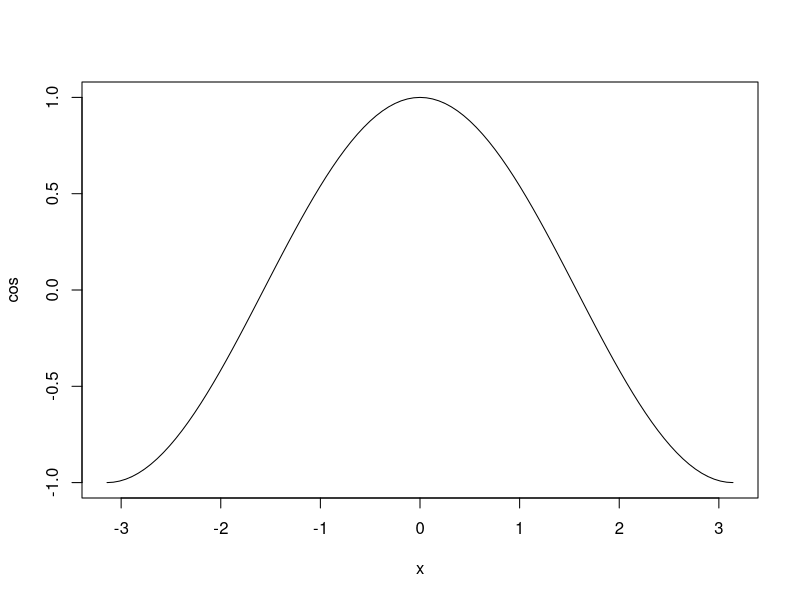
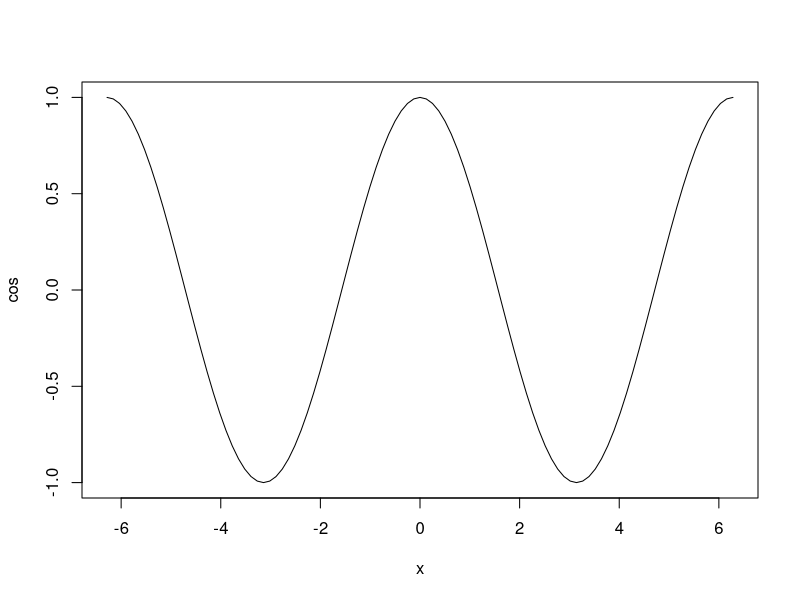
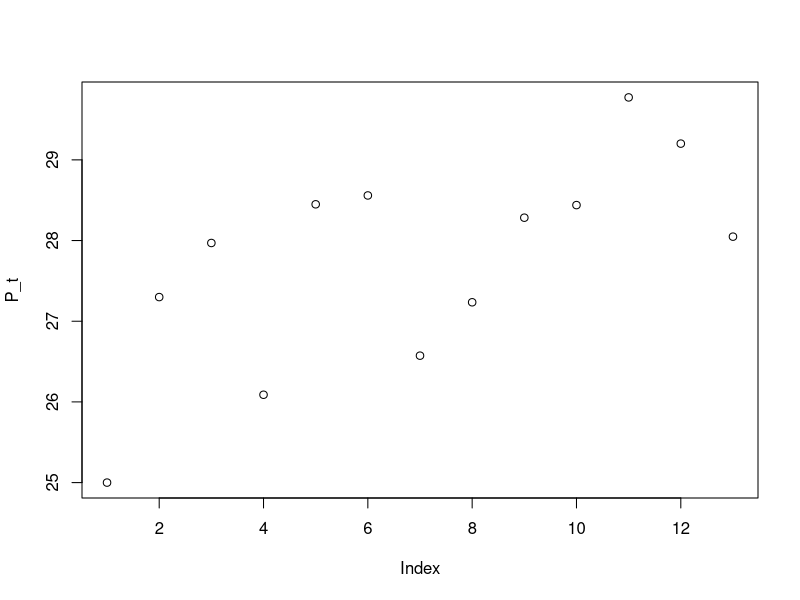

The R script that drew these images, in order: (Note: this script raises an error after producing the figures.)
## ---- chunk 1
x <- 20
if (x>0) {paste(x,"es positivo")}
## ---- chunk 2
y <- -15
if (y>0) {paste(y, "es positivo")}
if (y==0) {paste(y,"es cero")}
if (y<0) {paste(y, "es negativo")}
## ---- chunk 3
y <- -15
if (y>0){
    paste(y, "es positivo")
}else if (y==0){
    paste(y, "es cero")
}else {paste(y, "es negativo")}
## ---- chunk 4
Sector_Emisor <- "Industria_Textil"
Vencimiento <- 5

if ( (Sector_Emisor=="Gobierno") | (Sector_Emisor=="GOBIERNO")){
    if(Vencimiento<=1){
        Clasif_Bono <- "GOB_CORTO"
    }else if (Vencimiento<=3){
        Clasif_Bono <- "GOB_MEDIO"
    }else{Clasif_Bono <- "GOB_LARGO"}
}else if ((Sector_Emisor=="Financiero") | (Sector_Emisor=="FINANCIERO")){
        if(Vencimiento<=1){
            Clasif_Bono <- "FIN_CORTO"
        }else if(Vencimiento>=3){
            Clasif_Bono <- "FIN_MEDIO"
        }else{Clasif_Bono <- "FIN_LARGO"}
}else {
        if(Vencimiento<=1){
            Clasif_Bono <- "NOFIN_CORTO"
        }else if (Vencimiento<=3){
            Clasif_Bono <- "NOFIN_MEDIO"
        }else{Clasif_Bono <- "NOFIN_LARGO"}
}
Clasif_Bono

## ---- chunk 5
m <- 15
cociente <- floor(m/4)
if(m%%4 ==0){
    paste(m,"es de la forma 4k, con k=", cociente)
}else if(m%%4==1){
    paste(m,"es de la fomra 4k+1, con k=", cociente)
}else if(m%%4==2){
    paste(m,"es de la forma 4k+2, con k=", cociente)
}else {paste(m,"es de la forma 4k+3,con k=", cociente)}
## ---- chunk 6
switch(1,"Madrid","Barcelona","Valencia")
switch(3,"Madrid","Barcelona","Valencia")
switch(0,"Madrid","Barcelona","Valencia")
switch("tres",uno="1",dos="2",tres="3")
switch("siete",uno="1",dos="2",tres="3","Otro")
## ---- chunk 7
Identif_seguro <- 3
switch(Identif_seguro,
        {TIPO_SEGURO <- "Hogar"},
        {TIPO_SEGURO <- "Autos"},
        {TIPO_SEGURO <- "Vida"})
TIPO_SEGURO
## ---- chunk 8
m <- 9
cociente <- floor(m/4)
resto <- m%%4
switch(resto,
        {paste(m,"es de la forma 4k+1, con k =", cociente)},
        {paste(m,"es de la forma 4k+2, con k =", cociente)},
        {paste(m,"es de la forma 4k+3, con k =", cociente)},
        paste(m,"es de la forma 4k, con k =", cociente) )
## ---- chunk 9
m <- 12
cociente <- floor(m/4)
resto <- as.character(m%%4)
switch(resto,
        "1" = {paste(m,"es de la forma 4k+1, con k =", cociente)},
        "2" = {paste(m,"es de la forma 4k+2, con k =", cociente)},
        "3" = {paste(m,"es de la forma 4k+3, con k =", cociente)},
        paste(m,"es de la forma 4k, con k =", cociente) )
## ---- chunk 10
EDAD_ASEGURADO <- 35

if (EDAD_ASEGURADO < 25){
	RIESGO_ASEGURADO <- "Alto"; RIESGO_ASEGURADO
} else if (EDAD_ASEGURADO > 70) {
	RIESGO_ASEGURADO <- "Medio"; RIESGO_ASEGURADO
} else {RIESGO_ASEGURADO <- "Bajo"; RIESGO_ASEGURADO}
## ---- chunk 11
EDAD_ASEGURADO <- 18
SEXO_ASEGURADO <- "M"

if (EDAD_ASEGURADO < 25){
	RIESGO_ASEGURADO <- "Alto"
	if (SEXO_ASEGURADO == "M") {RIESGO_ASEGURADO <- "Medio"}	
	RIESGO_ASEGURADO
} else if (EDAD_ASEGURADO > 70) {
	RIESGO_ASEGURADO <- "Medio"
	if (SEXO_ASEGURADO == "M") {RIESGO_ASEGURADO <- "Bajo"}	
	RIESGO_ASEGURADO
} else {RIESGO_ASEGURADO <- "Bajo"; RIESGO_ASEGURADO}
## ---- chunk 12
Strike <- 7.19
Prima <- 1
PyG <- 0

Cotiz_Telef_28_09_2018 <- 8.19

if(Cotiz_Telef_28_09_2018 <= Strike){
		PyG <- -Prima; PyG
} else {PyG <- Cotiz_Telef_28_09_2018 - (Strike + Prima); PyG}



#Observación: Para R, debido a la aritmética de punto flotante que emplea para representar
#números reales, sucede que
sqrt(2)^2 == 2				#Arroja FALSE

#En tal caso es preferible hacer:
all.equal(sqrt(2)^2, 2)		#Devuelve TRUE

#En consecuencia,
all.equal(0, PyG)
## ---- chunk 13
for(i in 1:10) {print(paste("Caso",toString(i)))}
for(j in c("Madrid","Valencia","Barcelona")) {print(j)}
suma <-0; for(i in 1:100) {suma <- suma + i}; suma
temp <-2; for(k in c(1,3,5,7,9)) {temp<- temp + k}; temp
## ---- chunk 14
N <- 5
factorial_N <- 1
for(i in 1:N){factorial_N<- factorial_N*i}
factorial_N
## ---- chunk 15
for(i in 1:14){
    if(i%%2==0){print(paste(toString(i),"es par"))}
    else{print(paste(toString(i),"es impar"))}
}
## ---- chunk 16
i<- 1
while(i <=10) {
    print(paste("Caso", toString(i)))
    i <- i+1
}
## ---- chunk 17
N <- 5
factorial_N <- N
while(N > 1){
    N <- N -1
    factorial_N <- factorial_N * N
}
factorial_N
## ---- chunk 18
for(i in 1:2){
    plot(cos, -i*pi, i*pi)
    #Vamos a almacenar en una variable la hora del sistema
    date_time <- Sys.time()
    #Con un bucle while vamos a controlar que el programa no haga nada durante 1 segundo
    while((Sys.time()-date_time)<1){}
}
## ---- chunk 19
i <- 1
repeat {
    print(paste("Caso", toString(i)))
    i <- i+1
    if (i > 10) {break}
}
## ---- chunk 20
dado <- 1:6; n_tirada <- 0
repeat {
    n_tirada <- n_tirada + 1
    resultado_tirada <- sample(dado, size = 1)
    print(paste("En la tirada", toString(n_tirada),
                "ha salido un", toString(resultado_tirada)))
    if (resultado_tirada == 5) {
        print("Comienzas a jugar!!")
        break
    }
}
## ---- chunk 21
for (i in 1:100){
    print(i)
    if (i == 8) {break}
}

k <- 0
while(k <=100){
    k <- k+1
    print(k)
    if(k == 7) {break}
}
## ---- chunk 22
for(i in 1:20){
    if(i %% 3 == 0) {next}
    print(i)
}
## ---- chunk 23
for (i in 1:20){
	if ((i>=11)&(i<=15)) {next}
	print(i)
}


#ALTERNATIVA: Operador %in% (?match):

for (i in 1:20) {
  if (i %in% 11:15)
    next
  print(i)
}
## ---- chunk 24
VA_bono <- 0
Cup <- 1e3
Nominal <- 1e5
i <- 0.0312
for (n in 1:10) {
	VA_bono <- VA_bono + Cup*(1+i)^(-n)
	if(n==10){
		VA_bono <- VA_bono + Nominal*(1+i)^(-n)
	}
}
VA_bono
## ---- chunk 25
n <- 91
n_primo <- TRUE

for(i in 2:(sqrt(n))){
	if (n%%i == 0) {
		n_primo <- FALSE
		if (n==2) {n_primo <- TRUE}
		break
	}
}
n_primo
## ---- chunk 26
P_0 <- 25
mu <- 0.15
sigma <- 0.20
incr <- 1/12

P_t <- P_0

for(i in 1:12){
		P_t <- P_t*exp( (mu-0.5*sigma^2)*incr + sigma*sqrt(incr)*rnorm(1) )
}
P_t


#Senda: (con vectores)
P_0 <- 25
mu <- 0.15
sigma <- 0.20
incr <- 1/12

P_t <- c(P_0)

for(i in 1:12){
		P_t <- c(P_t,P_t[i]*exp( (mu-0.5*sigma^2)*incr + sigma*sqrt(incr)*rnorm(1) ))
}
P_t
length(P_t)
plot(P_t)
## ---- chunk 27
N_subint <- 1e3
a <- 1
b <- 4
incr <- (b-a)/N_subint

xmin <- 1
ymin <- 6*xmin^2 - 36*xmin + 55

x <- 1
while (x <= 4){
		y <- 6*x^2 - 36*x + 55
		if (y < ymin ) {
			xmin <- x
			ymin <- y
		}
		x <- x +incr
}
print(paste("El mínimo se alcanza en x =",toString(xmin),", y =",toString(ymin)))
## ---- chunk 28
t_inicio <- proc.time()
for(i in 1:11){print(i)}
t_ejec <- proc.time()-t_inicio
t_ejec
## ---- chunk 29
multiplicar_numeros <- function(x,y) {x*y}
multiplicar_numeros(2,7)
## ---- chunk 30
mi_factorial <- function(n){
    factorial<-1
    for (i in 1:n){
        factorial <- factorial *i
    }
    factorial
}
mi_factorial(5)
## ---- chunk 31
eleva_cuadrado1 <- function(x){x^2}
eleva_cuadrado1(7)

eleva_cuadrado2 <- function(x){return(x^2)}
eleva_cuadrado2(7)
## ---- chunk 32
exponencial <- function(base, exponente){base^exponente}
exponencial(2,3)
exponencial(3,2)
exponencial(base=2,exponente = 3)
exponencial(exponente = 3,base = 2)
exponencial(exponente = 3,2)
## ---- chunk 33
#Recordemos que e = exp(1)
exponencial <- function(base=exp(1),exponente){base^exponente}
exponencial(2,3)
exponencial(3,2)
exponencial(base = 2, exponente = 3)
exponencial(exponente = 2)
exponencial(2) #no es correcto??
exponencial(,2)

## ---- chunk 34
suma <- function(a=0,b=a){a+b}
suma(3,2); suma(5)
## ---- chunk 35
#Recordemos la funcion logaritmo en R:

log

logaritmo1 <- function(x){log(x)}
logaritmo1(10)
logaritmo1(100,base=10)
## ---- chunk 36
logaritmo2 <- function(x, ...){log(x,...)}
logaritmo2(10)
logaritmo2(100,base=10)
## ---- chunk 37
logaritmo3 <- function(x, ...){log(x)}
logaritmo3(10)
logaritmo3(100,base=10)
## ---- chunk 38
dibuja_func <- function(x, y, ...){plot(x, y, ...)}
dibuja_func(1:5, 6:10)
dibuja_func(1:5, 6:10, col= "blue", pch=20)
## ---- chunk 39
x <- 7
y <- 3
producto <- function(a,b){x <- a*b; x}
producto(x,y)
x
## ---- chunk 40
prueba1 <- function(x) {
    y <- 2*x
    print(x)
    print(y)
    print(z)
}
## ---- chunk 41
prueba1(5)
## ---- chunk 42
z <- 1
prueba1(5)
## ---- chunk 43
prueba2 <- function(x) {
    z <- 125980321654
    print(paste("Dentro de prueba2, z=",toString(z)))
    prueba1(z)
}
## ---- chunk 44
prueba2(5)
## ---- chunk 45
eleva_cubo <- function(n) {
    eleva_cuadrado <- function(n) {n*n}
    n*eleva_cuadrado(n)
    }
eleva_cubo(2)

## ---- chunk 46
factorial_rec <- function(n){
    if (n==1){output <- 1}
    else {output <- n*factorial_rec(n-1)}
    output
}
factorial_rec(1)
factorial_rec(2)
factorial_rec(3)
factorial_rec(4)
factorial_rec(5)
factorial_rec(10)
## ---- chunk 47

## ---- chunk 48

## ---- chunk 49

## ---- chunk 50

## ---- chunk 51

## ---- chunk 52

